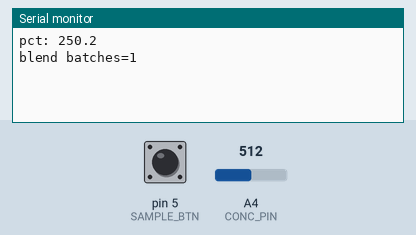
A sketch run on a simulated Arduino Uno, built with avr-gcc and run on an emulated ATmega328P. On the bench: the last lines printed to the serial monitor. The inputs (shaded band) are chosen by the test bench; at power-on: pin 5 (SAMPLE_BTN) HIGH, A4 (CONC_PIN) = 512.

Above: at 1.2 s.
1.3 s: pin 5 (SAMPLE_BTN) pulled LOW for 0.15 s
At 1.9 s:
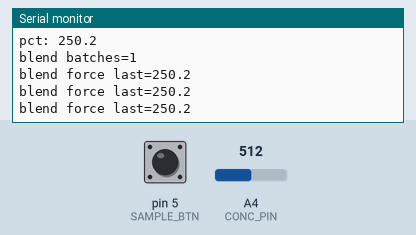
2.9 s: A4 (CONC_PIN) set to 716
At 3.8 s:
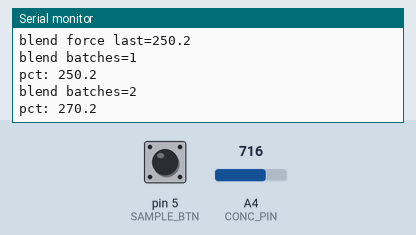
4.4 s: pin 5 (SAMPLE_BTN) pulled LOW for 1 s
At 5.59 s:
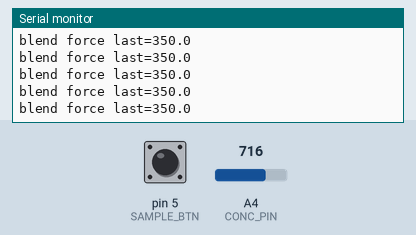
6.9 s: A4 (CONC_PIN) set to 900
At 7.6 s:
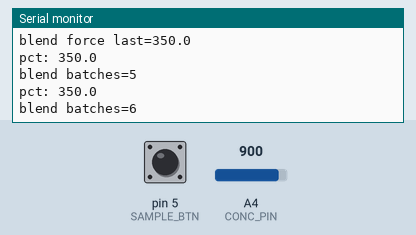
Timing chart, 0 to 9.4 s (numbered marks = the images above; inputs shaded):
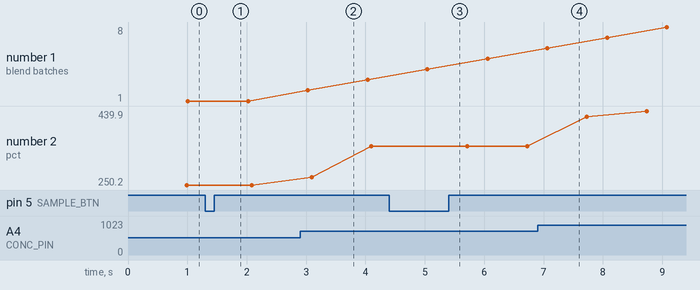

The sketch:

reference.ino
```cpp
// Blend-tank concentration logger for a process skid.
// Probe on A4 (10 mV/%). Sample button on D5 (pull-up) forces an early print.

const int CONC_PIN = A4;
const int SAMPLE_BTN = 5;
const int WINDOW = 50;
const float MV_PER_PCT = 10.0f;
const unsigned long IDLE_MS = 20;
const unsigned long STATUS_MS = 1000;

long sum = 0;
int n = 0;
float lastPct = 0.0f;
unsigned long lastStatus = 0;
unsigned long batches = 0;

float rawToPct(float raw)
{
    float mv = raw * (5000.0f / 1023.0f);
    return mv / MV_PER_PCT;
}

void resetWindow()
{
    sum = 0;
    n = 0;
}

void publishPct(float pct)
{
    Serial.print("pct: ");
    Serial.println(pct, 1);
    lastPct = pct;
    batches++;
}

void forceSampleNote()
{
    Serial.print("blend force last=");
    Serial.println(lastPct, 1);
}

void setup()
{
    pinMode(SAMPLE_BTN, INPUT_PULLUP);
    Serial.begin(9600);
    resetWindow();
    lastStatus = millis();
}

void loop()
{
    int raw = analogRead(CONC_PIN);
    sum += raw;
    n++;

    if (n >= WINDOW)
    {
        float avg = sum / (float)n;
        float pct = rawToPct(avg);
        publishPct(pct);
        resetWindow();
    }

    if (digitalRead(SAMPLE_BTN) == LOW)
    {
        forceSampleNote();
        delay(30);
    }

    unsigned long now = millis();
    if (now - lastStatus >= STATUS_MS)
    {
        lastStatus = now;
        Serial.print("blend batches=");
        Serial.println(batches);
    }

    delay(IDLE_MS);
}
```

Measured:
- after the input at 1.3 s, the serial monitor: prints a new line at once (image 1)
- after the input at 2.9 s, the serial monitor: prints a new line after 0.19 s (image 2)
- after the input at 4.4 s, the serial monitor: prints a new line at once (image 3)
- plotted number 2: 250.2 → 350 after the input at 2.9 s, 350 → 439.9 after the input at 6.9 s
